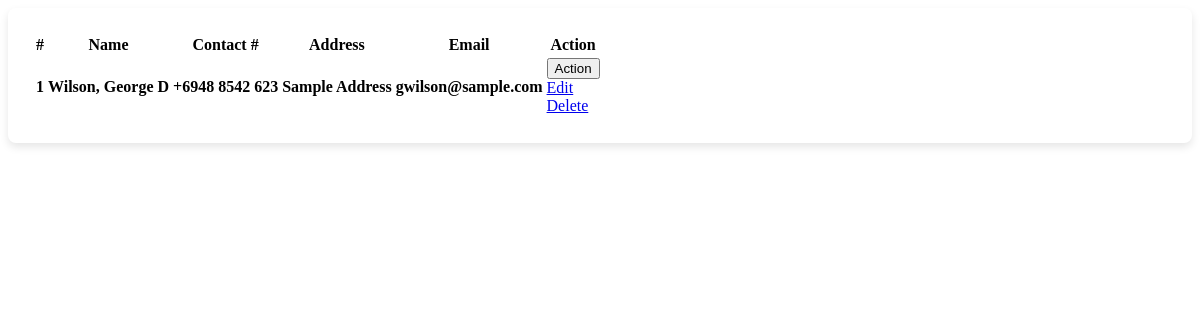
Page /staff_list.php on the committed database.
### tables this page shows
CREATE TABLE `staff` (
  `id` int(30) NOT NULL,
  `department_id` int(30) NOT NULL,
  `firstname` varchar(200) NOT NULL,
  `lastname` varchar(200) NOT NULL,
  `middlename` varchar(200) NOT NULL,
  `contact` varchar(100) NOT NULL,
  `address` text NOT NULL,
  `email` varchar(200) NOT NULL,
  `password` text NOT NULL,
  `date_created` datetime NOT NULL DEFAULT current_timestamp()
);

### staff_list.php (the view, shortened to what this page needs)
<?php include'db_connect.php' ?>
<div class="col-lg-12">
	<div class="card">
		<div class="card-body">
			<table class="table tabe-hover table-bordered" id="list">
				<thead>
					<tr>
						<th>#</th>
						<th>Name</th>
						<th>Contact #</th>
						<th>Address</th>
						<th>Email</th>
						<th>Action</th>
					</tr>
				</thead>
				<tbody>
					<?php
					$i = 1;
					$qry = $conn->query("SELECT *,concat(lastname,', ',firstname,' ',middlename) as name FROM staff order by concat(lastname,', ',firstname,' ',middlename) asc");
					while($row= $qry->fetch_assoc()):
					?>
					<tr>
						<th class="text-center"><?php echo $i++ ?></th>
						<td><b><?php echo ucwords($row['name']) ?></b></td>
						<td><b><?php echo $row['contact'] ?></b></td>
						<td><b><?php echo $row['address'] ?></b></td>
						<td><b><?php echo $row['email'] ?></b></td>
						<td class="text-center">
							<button type="button" class="btn btn-default dropdown-toggle" data-toggle="dropdown" aria-expanded="true">
		                      Action
		                    </button>
		                    <div class="dropdown-menu" style="">
		                      <a class="dropdown-item" href="./index.php?page=edit_staff&id=<?php echo $row['id'] ?>">Edit</a>
		                      <a class="dropdown-item delete_staff" href="javascript:void(0)" data-id="<?php echo $row['id'] ?>">Delete</a>
		                    </div>
						</td>
					</tr>
				<?php endwhile; ?>
				</tbody>
			</table>
		</div>
	</div>
</div>

### staff_list.php (style rules this page uses)
.card { border-radius: 8px; box-shadow: 0 4px 8px rgba(0,0,0,0.1); border: none; }
.card-body { padding: 25px; }

### rows in the picture
staff: name "Wilson, George D", contact "+6948 8542 623", address "Sample Address", email "gwilson@sample.com"
